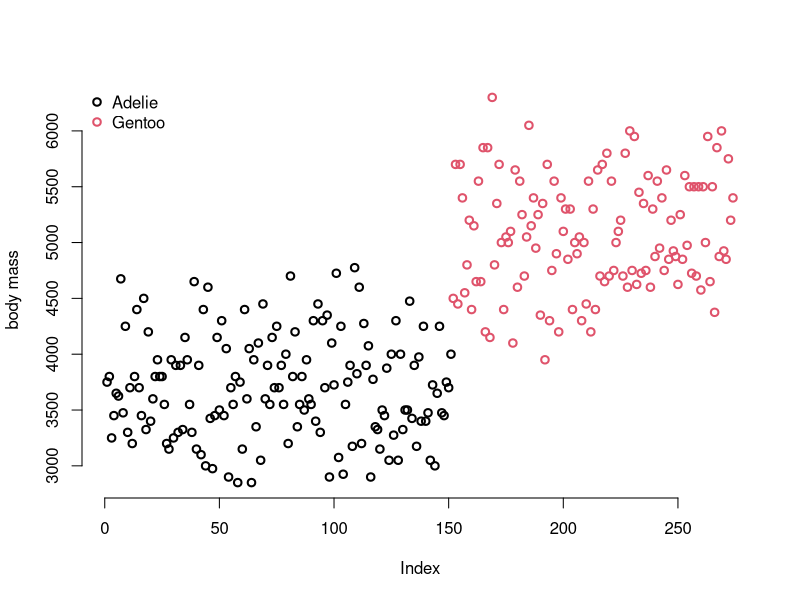
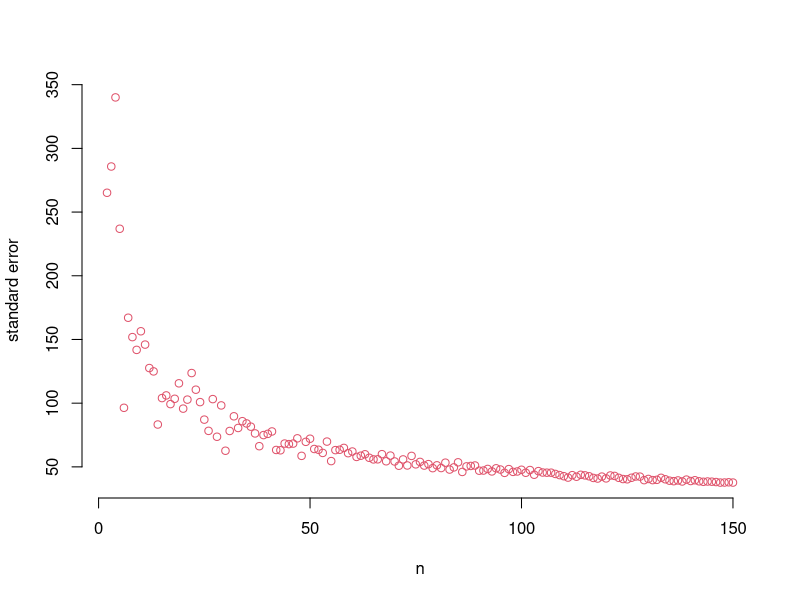

These figures' R source, in order:
## ---- chunk 1
#| label: load-packages
#| include: false

library(tidyverse)
## ---- chunk 2
## filter out chinstraps and anything with missing data
penguins2 <- penguins |>
  filter(!is.na(body_mass) ,species != "Chinstrap") |> 
  droplevels()

model1 <- lm(body_mass ~ species, data=penguins2)
summary(model1)

plot(penguins2$body_mass, bty="n", ylab = "body mass", 
     col=penguins2$species, lwd=2)
legend('topleft',levels(penguins2$species),bty="n", pch=1, pt.lwd=2, col=palette())
## ---- chunk 3
myN <- penguins2 |> filter(species=="Adelie") |> count() #get n

AdelieVar <- penguins2 |> filter(species=="Adelie") |>#filter only Adelies
  mutate(diffs = (body_mass - mean(body_mass))^2)  |> #calculate sqaured difference between each penguin's body mass and mean body mass
  summarise(var = sum(diffs))/(myN-1) #get the expectation

AdelieVar
## ---- chunk 4
penguins2 |> filter(species=="Adelie") |> select(body_mass) |> var()
## ---- chunk 5
sqrt(AdelieVar$var)
## ---- chunk 6
adelieMasses <- penguins2 |> filter(species=="Adelie") |> select(body_mass) 
sd(adelieMasses$body_mass)
## ---- chunk 7
adelieMasses <- penguins2 |> filter(species=="Adelie") |> select(body_mass) 
sdAdelies = sd(adelieMasses$body_mass)/(sqrt(nrow(adelieMasses)-1))
sdAdelies
## ---- chunk 8
sampleAdelies <- function(n){
  mySample = sample(adelieMasses$body_mass, size=n,replace=F)
  return(sd(mySample)/(sqrt(n-1)))
}

myStderrors <- sapply(2:150, sampleAdelies)

plot(2:150, myStderrors, col = palette()[2], bty="n", xlab="n", ylab = "standard error")
## ---- chunk 9
xbar = mean(adelieMasses$body_mass)
mu0 = 5000

myT = (xbar-mu0)/sdAdelies
myT
## ---- chunk 10
df = nrow(adelieMasses)-1
p_val <- 2*pt(q = myT, df=df, lower.tail=T) 
p_val
